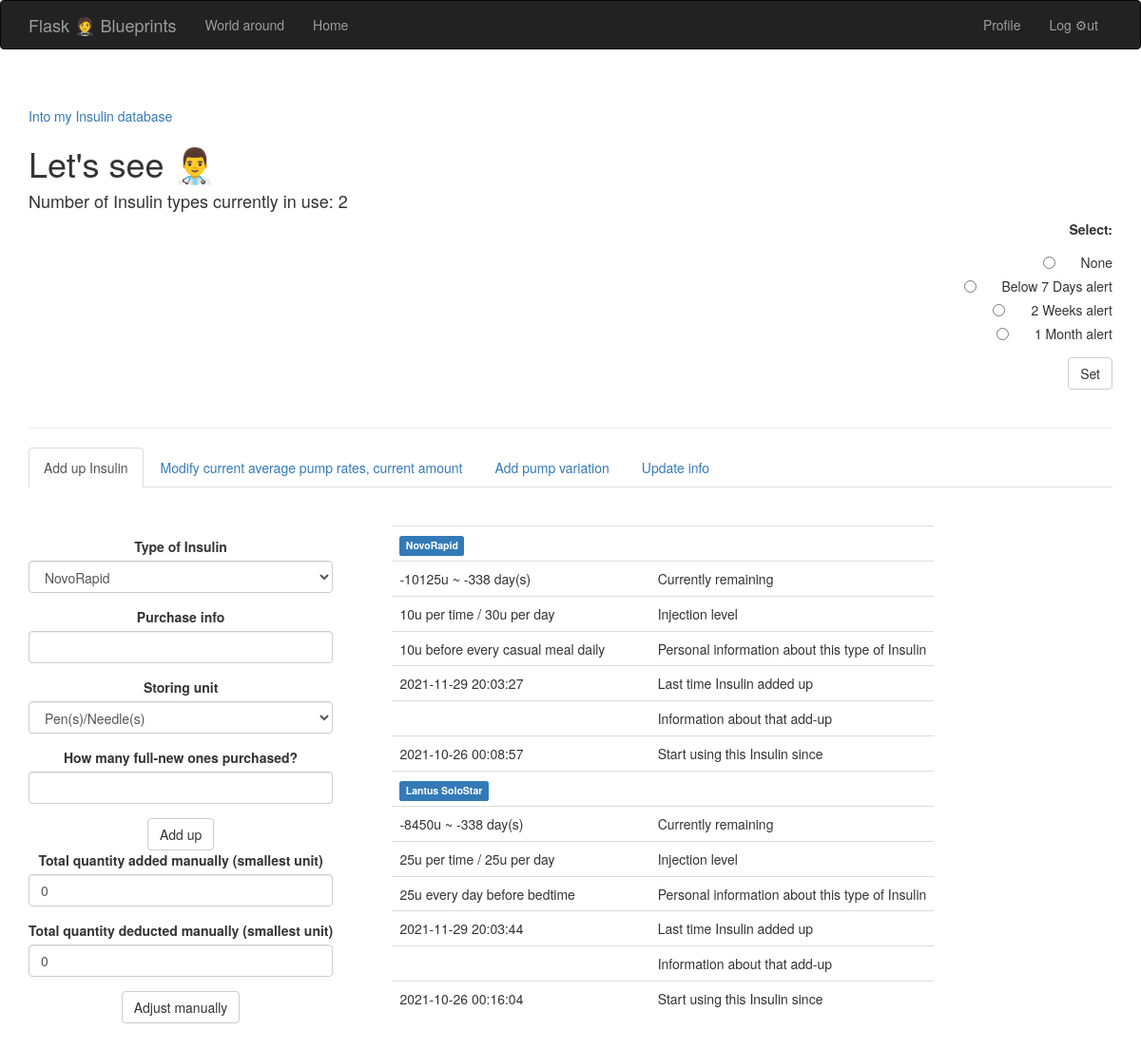
The app's page /namsinsulin (signed in) with its own data.
### flask_blueprint/app/models.py (models this page shows, shortened)
class NamsInsulin(db.Model):
    __tablename__ = "namsinsulins"
    id = db.Column(db.Integer, primary_key=True)
    type_id = db.Column(db.Integer, db.ForeignKey('insulins.id'))
    insulin_name = db.Column(db.Text, index=True, unique=True)
    info = db.Column(db.Text)  #### predescription info; notes about personal usage, dosage
    info_show = db.Column(db.Text)
    last_purchasetime = db.Column(db.DateTime)
    lastpurchasetime_info = db.Column(db.Text)
    avgamount_perday = db.Column(db.Integer)  ## current level injected every day
    avgamount_pertime = db.Column(db.Integer) ## current level injected every time
    current_amount = db.Column(db.Integer)    #### CURRENT BALANCE AMOUNT
    currently_inuse = db.Column(db.Boolean, index=True)
    startusing_since = db.Column(db.DateTime)
    stopusing_since = db.Column(db.DateTime)
    lasttime_pumpchange_timestamp = db.Column(db.DateTime) #### NEW NEW (last time of the change in the level injected)
    lasttime_pumpchange_info = db.Column(db.Text) ## NEW NEW
    lasttimepoint_updatebalance = db.Column(db.DateTime)
    numberofdays_enoughinsulin = db.Column(db.Integer)
    alerted = db.Column(db.Boolean, index=True)

### flask_blueprint/app/main/views.py (the view, shortened to what this page needs)
@main.route('/namsinsulin', methods=["GET", "POST"])
@admin_required
def namsinsulin_main():
    newinsulinadded = False
    newinsulin_id = None
    newinsulinadded = bool(request.cookies.get('newinsulinadded', ''))
    newinsulin_id = request.cookies.get('newinsulinadded_id', '')
    allinsulins = NamsInsulin.query.filter_by(currently_inuse=True).all()
    numberofinsulins = len(allinsulins)
    if len(allinsulins) == 1:
        namesofnamsinsulins = allinsulins[0].insulin_name
    elif len(allinsulins) == 0:
        namesofnamsinsulins = ''
    elif len(allinsulins) > 1:
        namesofnamsinsulins = allinsulins[0].insulin_name
        for namsi in allinsulins[1:]:
            namesofnamsinsulins = namesofnamsinsulins + ', ' + namsi.insulin_name
    struct_time = time.localtime()
    current_time = datetime(struct_time.tm_year, struct_time.tm_mon, struct_time.tm_mday, struct_time.tm_hour, struct_time.tm_min, struct_time.tm_sec, 0)
    for insulin in allinsulins:
        if insulin.current_amount is not None and insulin.lasttimepoint_updatebalance is not None:
            print('INSULIN '+str(insulin.insulin_name))
            print('INSULIN.CURRENT_AMOUNT = '+str(insulin.current_amount))
            timepassed = (current_time - insulin.lasttimepoint_updatebalance).total_seconds() #
            timepassed2 = (current_time - insulin.startusing_since).total_seconds() ##
            timepassed_bydays = timepassed // (60*60*24)
            timepassed_bydays2 = timepassed2 // (60*60*24)
            print('TIME SECONDS PASSED: '+str(timepassed2))
            print('TIME DAYS PASSED: '+str(timepassed_bydays2))
            consumedquantity = timepassed_bydays*insulin.avgamount_perday
            print('CONSUMED QUANTITY: '+str(consumedquantity))
            new_currentamount = insulin.current_amount - int(consumedquantity)
            print('NEW CURRENT BALANCE: '+str(new_currentamount))
            if new_currentamount < int(insulin.current_amount):
                insulin.current_amount = new_currentamount
                insulin.numberofdays_enoughinsulin = insulin.current_amount // insulin.avgamount_perday
                insulin.lasttimepoint_updatebalance = current_time
                db.session.add(insulin)
                db.session.commit()
    for insulin in allinsulins:
        if insulin.lasttimepoint_updatebalance is not None and insulin.avgamount_perday != 0:
            insulin.numberofdays_enoughinsulin = insulin.current_amount // insulin.avgamount_perday
            db.session.add(insulin)
            db.session.commit()
    formsetting = InsulinSettingForm()
    currentsettingopt = request.cookies.get('currentsetting', '')
    if currentsettingopt == '':
        currentsettingopt = 'Current setting: None'
    print('currentsettingopt = '+str(currentsettingopt))
    if currentsettingopt == 'Current setting: None':
        for insulin in allinsulins:
            insulin.alerted = False
            db.session.add(insulin)
            db.session.commit()
    alertnotification = False ####
    for insulin in allinsulins:
        if insulin.alerted == True:
            alertnotification = True
            break
    wtc = request.cookies.get('currentsetting', '')
    if wtc == 'Current setting: None':
        formsetting.option.data = 'None'
    if wtc == 'Current setting: Below 7 Days alert':
        formsetting.option.data = 'Below 7 Days alert'
    if wtc == 'Current setting: 2 Weeks alert':
        formsetting.option.data = '2 Weeks alert'
    if wtc == 'Current setting: 1 Month alert':
        formsetting.option.data = '1 Month alert'
    modify_currentamount = False
    add_pumpchanges = False
    update_info = False
    modify_currentamount = bool(request.cookies.get('modify_currentamount', ''))
    add_pumpchanges = bool(request.cookies.get('add_pumpchanges', ''))
    update_info = bool(request.cookies.get('update_info', ''))
    from .forms import addpumpchanges_form
    from .forms import modifycurrentamount_form
    from .forms import updateinfo_form
    from .forms import addnewpurchase_form
    if modify_currentamount==False and add_pumpchanges==False and update_info==False:
        form = addnewpurchase_form(NamsInsulin()) ###
        form.added.data = 0
        form.deducted.data = 0
    if bool(request.cookies.get('namslife_checkinginsulin','')) == True:
        repl = make_response(redirect(url_for('.namslife')))
        repl.set_cookie('namslife_checkinginsulin', '')
        print('CHECKING INSULIN Day '+str(dt.date.today())+' DONE. Now back to Namslife..')
        return repl
    return render_template("namsinsulin_main.html", numberofinsulins=numberofinsulins,
                            newinsulinadded=newinsulinadded, newinsulin_id=newinsulin_id,
                            form=form, allinsulins=allinsulins,
                            modify_currentamount=modify_currentamount, add_pumpchanges=add_pumpchanges, update_info=update_info,
                            namesofnamsinsulins=namesofnamsinsulins,
                            formsetting=formsetting, currentsettingopt=currentsettingopt, alertnotification=alertnotification)

### flask_blueprint/app/main/forms.py
class InsulinSettingForm(FlaskForm):
    option = RadioField('Select: ', choices=['None', 'Below 7 Days alert', '2 Weeks alert', '1 Month alert'])
    submit = SubmitField('Set')

class addnewpurchase_form(FlaskForm):
    type = SelectField('Type of Insulin', coerce=int)  ####
    purchase_info = StringField('Purchase info')
    storing_unit = SelectField('Storing unit', choices=['Pen(s)/Needle(s)', 'Bottle(s)/Box(es)', 'Tablet(s)'])  ####
    quantity = StringField('How many full-new ones purchased?')
    submit1 = SubmitField('Add up')
    added = StringField('Total quantity added manually (smallest unit)')
    deducted = StringField('Total quantity deducted manually (smallest unit)')
    submit1m = SubmitField('Adjust manually')
    def __init__(self, namsinsulin, *args, **kwargs):
        super(addnewpurchase_form, self).__init__(*args, **kwargs)
        self.type.choices = [(insulin.id, insulin.insulin_name)
                             for insulin in NamsInsulin.query.filter_by(currently_inuse=True).order_by(NamsInsulin.id).all()]
        self.namsinsulin = namsinsulin

### flask_blueprint/app/auth/views.py (called while the page is built)
@auth.before_app_request
def before_request():
    if current_user.is_authenticated \
            and not current_user.confirmed \
            and request.blueprint != 'auth' \
            and request.endpoint != 'static':
        return redirect(url_for('auth.unconfirmed'))   ### line 94: return render_template('auth/resendconfirmation.html', form=form)

@auth.before_app_request
def before_request():
    if current_user.is_authenticated:
        current_user.ping()
        if not current_user.confirmed \
                and request.endpoint \
                and request.blueprint != 'auth' \
                and request.endpoint != 'static':
            return redirect(url_for('auth.unconfirmed'))

### flask_blueprint/app/main/__init__.py (called while the page is built)
@main.app_context_processor
def inject_permissions():
    return dict(Permission=Permission)

@main.app_context_processor
def inject_abc():
    abc = "ABC is shown here!"
    return dict(abc=abc)

@main.app_context_processor
def inject_commentid():
    try:
        with open('commentid', 'r') as f:
            commentid = f.read()
    except FileNotFoundError:
        commentid = ''
    return dict(commentid=commentid)

### flask_blueprint/app/main/views.py (called while the page is built, shortened)
@main.after_app_request
def after_request(response):
    return response

### flask_blueprint/app/models.py (called while the page is built)
@login_manager.user_loader
def load_user(user_id):
    return User.query.get(int(user_id))

    def has_permission(self, perm):   ######
        return self.permissions & perm == perm

### flask_blueprint/app/templates/namsinsulin_main.html (shortened to what this page needs)
{% extends "bootstrap/base.html" %}
{% import "bootstrap/wtf.html" as wtf %}
{% block navbar %}
<div class="navbar navbar-inverse" role="navigation">
    <div class="container">
        <div class="navbar-header">
            <a class="navbar-brand" href="{{url_for('main.about')}}">Flask 🤵 Blueprints</a>
        </div>
        <div class="navbar-collapse collapse">
            <ul class="nav navbar-nav">
                <li><a href="/">World around</a></li>
                {% if current_user.is_authenticated %}
                <li><a href="{{url_for('main.namslife')}}">Home</a></li>
                {% endif %}
            </ul>
            <ul class="nav navbar-nav navbar-right">
                {% if current_user.is_authenticated %}
                <li><a href="{{ url_for('main.user', username=current_user.username) }}">Profile</a></li>
                <li><a href="{{ url_for('auth.logout') }}">Log ⚙ut</a></li>
                {% else %}
                <li><a href="{{ url_for('auth.login') }}">Log In</a></li>
                {% endif %}
            </ul>
        </div>
    </div>
</div>
{% endblock %}
{% block content %}
<div class="container" id="mainview">
    {% block page_content %}
    <br><br><a href="/namsinsulin/addnewtype" id="pagehead">Into my Insulin database</a><h1>Let's see 👨‍⚕️</h1>
    <h4>Number of Insulin types currently in use: {{numberofinsulins}}</h4>{%if alertnotification%}<p align="left"><a class="btn btn-danger" href="#namsinsulinform">ALERT: CHECK YOUR INSULIN SOURCES!</a></p>{%endif%}
    <div align="right" id="settings">
      {{ wtf.quick_form(formsetting, form_type="inline") }}
    </div><br><hr>
<div class="insulinpage">
    <ul class="nav nav-tabs">
        <li{% if not modify_currentamount and not add_pumpchanges and not update_info %} class="active"{% endif %}><a  href="{{ url_for('.add_newpurchase') }}#namsinsulinform">Add up Insulin</a></li>
        <li{% if modify_currentamount %} class="active"{% endif %}><a href="{{ url_for('.modify_currentamount') }}#namsinsulinform">Modify current average pump rates, current amount</a></li>
        <li{% if add_pumpchanges %} class="active"{% endif %}><a href="{{ url_for('.add_pumpchanges') }}#namsinsulinform">Add pump variation</a></li>
        <li{% if update_info %} class="active"{% endif %}><a href="{{ url_for('.update_info') }}#namsinsulinform">Update info</a></li>
    </ul>
<br><br>
<table>
  <tr>
<td>
      {% import "bootstrap/wtf.html" as wtf %}
      <div align="center" id="namsinsulinform">
          {{ wtf.quick_form(form, form_type="horizontal") }}
      </div>
</td>
<td>&nbsp&nbsp&nbsp&nbsp&nbsp&nbsp&nbsp&nbsp&nbsp&nbsp&nbsp&nbsp&nbsp&nbsp&nbsp&nbsp</td>
<td>
<table class="bordered table">
{%for i in allinsulins%}
<tr>
      <td><b class="label label-primary">{{i.insulin_name}}</b></td> <td>&nbsp&nbsp&nbsp&nbsp&nbsp&nbsp</td> <td></td>
</tr>
<tr>
      <td>{%if i.alerted%}<b>{%endif%}{{i.current_amount}}u ~ {{i.numberofdays_enoughinsulin}} day(s){%if i.alerted%}</b>{%endif%}</td> <td>&nbsp&nbsp&nbsp&nbsp&nbsp&nbsp</td> <td>Currently remaining</td>
</tr>
<tr>
      <td>{{i.avgamount_pertime}}u per time / {{i.avgamount_perday}}u per day</td> <td>&nbsp&nbsp&nbsp&nbsp&nbsp&nbsp</td> <td>Injection level</td>
</tr>
<tr>
      <td>{% if i.info_show %}{{ i.info_show | safe }}{% else %}{{ i.info }}{% endif %}</td> <td>&nbsp&nbsp&nbsp&nbsp&nbsp&nbsp</td> <td>Personal information about this type of Insulin</td>
</tr>
<tr>
      <td>{{i.last_purchasetime}}</td> <td>&nbsp&nbsp&nbsp&nbsp&nbsp&nbsp</td> <td>Last time Insulin added up</td>
</tr>
<tr>
      <td>{{i.lastpurchasetime_info}}</td> <td>&nbsp&nbsp&nbsp&nbsp&nbsp&nbsp</td> <td>Information about that add-up</td>
</tr>
<tr>
      <td>{{i.startusing_since}}</td> <td>&nbsp&nbsp&nbsp&nbsp&nbsp&nbsp</td> <td>Start using this Insulin since</td>
</tr>
{%endfor%}
</table>
</td>
  </tr>
</table>
</div>
    {% endblock %}
<br><br></div>
{% endblock %}

### records on screen
NamsInsulin: insulin_name "NovoRapid", current_amount "-10125", numberofdays_enoughinsulin "-338", avgamount_pertime "10", avgamount_perday "30", info_show "10u before every casual meal daily", last_purchasetime "2021-11-29 20:03:27", startusing_since "2021-10-26 00:08:57"
NamsInsulin: insulin_name "Lantus SoloStar", current_amount "-8450", numberofdays_enoughinsulin "-338", avgamount_pertime "25", avgamount_perday "25", info_show "25u every day before bedtime", last_purchasetime "2021-11-29 20:03:44", startusing_since "2021-10-26 00:16:04"

### other values on screen
{{ numberofinsulins }} "2"
